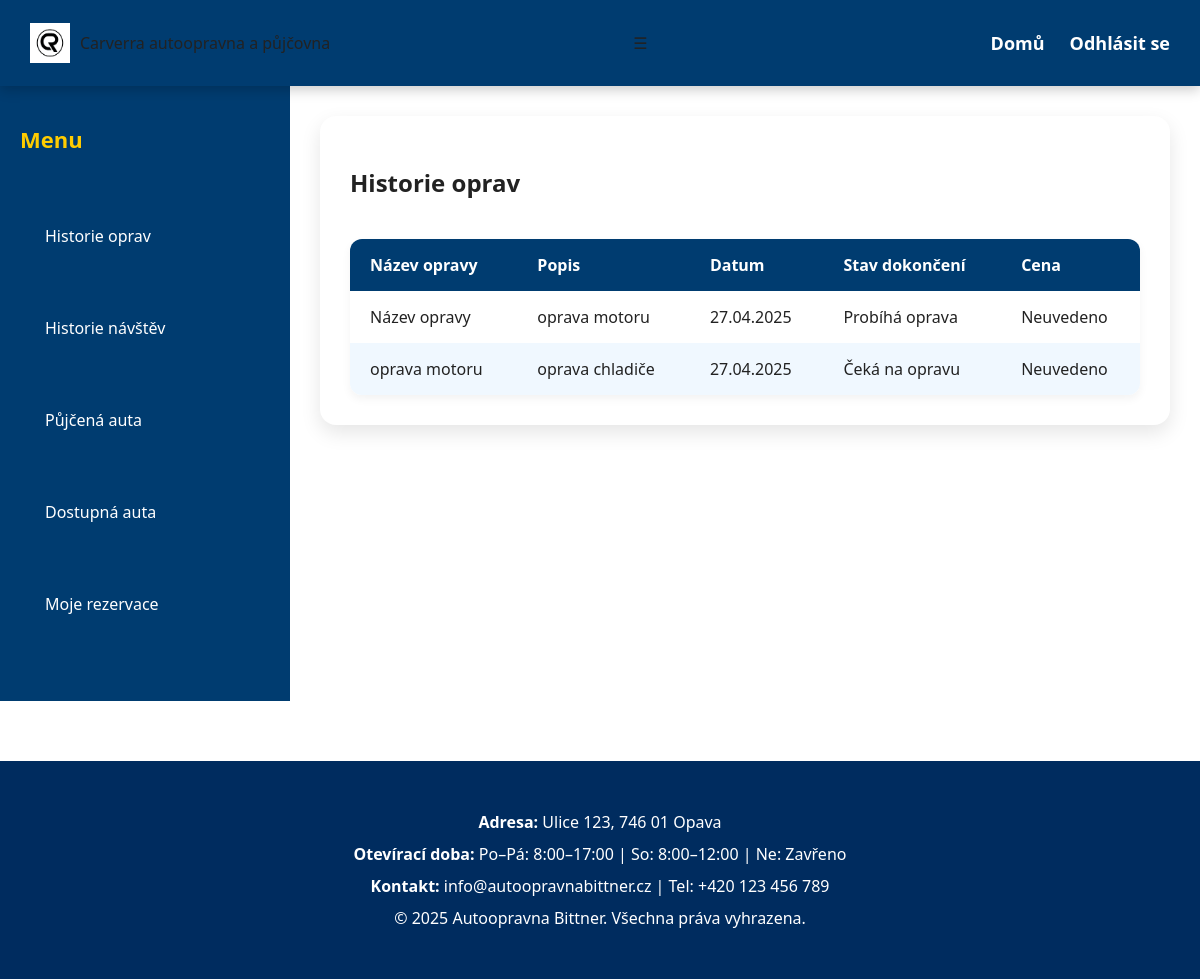
The page /dashboard/ (signed in) on the database its author committed.
### hlavni/models.py (models this page shows, shortened)
class Repair(models.Model):
    STATUS_CHOICES = [
        ('waiting', 'Čeká na opravu'),
        ('in_progress', 'Probíhá oprava'),
        ('completed', 'Dokončeno'),
    ]
    customer = models.ForeignKey(User, on_delete=models.CASCADE)
    title = models.CharField(max_length=255)
    description = models.TextField()
    status = models.CharField(max_length=20, choices=STATUS_CHOICES, default='waiting')
    created_at = models.DateTimeField(auto_now_add=True)

### hlavni/views.py (the view)
# urls.py: path('dashboard/', views.dashboard, name='dashboard'),
@login_required(login_url='login')
def dashboard(request):
    if request.user.is_superuser:
        return redirect('admin_dashboard')
    repairs = Repair.objects.filter(customer=request.user)
    reservations = RepairReservation.objects.filter(user=request.user)
    return render(request, 'hlavni/dashboard.html', {
        'repairs': repairs,
        'reservations': reservations
    })

### hlavni/templates/hlavni/dashboard.html (shortened to what this page needs)
{% load static %}
<!DOCTYPE html>
<html lang="cs">
<head>
  <link rel="stylesheet" href="{% static 'css/dashboard.css' %}">
</head>
<body>
  <nav class="navbar">
    <div class="logo">
      <img src="{% static 'img/CRlogo.png' %}" alt="Logo" class="logo-img">
    </div>
    <div class="menu-toggle" id="mobile-menu">&#9776;</div>
    <ul class="nav-links" id="nav-links">
      <li><a href="{% url 'index' %}">Domů</a></li>
      <li><a href="{% url 'logout' %}">Odhlásit se</a></li>
    </ul>
  </nav>
  <div class="dashboard-container" style="display: flex;">
    <aside class="sidebar">
      <h2>Menu</h2>
      <ul>
        <li><a href="#" onclick="showSection('opravy')" id="opravy-link">Historie oprav</a></li>
        <li><a href="#" onclick="showSection('navstevy')" id="navstevy-link">Historie návštěv</a></li>
        <li><a href="#" onclick="showSection('pujcky')" id="pujcky-link">Půjčená auta</a></li>
        <li><a href="#" onclick="showSection('dostupna')" id="dostupna-link">Dostupná auta</a></li>
        <li><a href="#" onclick="showSection('rezervace')" id="rezervace-link">Moje rezervace</a></li>
      </ul>
    </aside>
    <main class="dashboard-main" style="flex: 1; padding: 30px;">
      <section id="opravy" class="content-section">
        <div class="card">
          <h2>Historie oprav</h2>
          <table class="dashboard-table">
            <thead>
              <tr>
                <th>Název opravy</th>
                <th>Popis</th>
                <th>Datum</th>
                <th>Stav dokončení</th>
                <th>Cena</th>
              </tr>
            </thead>
            <tbody>
              {% for repair in repairs %}
              <tr>
                <td>{{ repair.title }}</td>
                <td>{{ repair.description }}</td>
                <td>{{ repair.created_at|date:"d.m.Y" }}</td>
                <td>
                  {% if repair.status == "waiting" %}
                    Čeká na opravu
                  {% elif repair.status == "in_progress" %}
                    Probíhá oprava
                  {% elif repair.status == "completed" %}
                    Dokončeno
                  {% endif %}
                </td>
                <td>{{ repair.price|default:"Neuvedeno" }}</td>
              </tr>
              {% empty %}
              <tr>
                <td colspan="5">Žádné opravy nenalezeny.</td>
              </tr>
              {% endfor %}
            </tbody>
          </table>
        </div>
      </section>
    </main>
  </div>
  <footer>
    <div class="footer-info">
      <p><strong>Adresa:</strong> Ulice 123, 746 01 Opava</p>
      <p><strong>Otevírací doba:</strong> Po–Pá: 8:00–17:00 | So: 8:00–12:00 | Ne: Zavřeno</p>
      <p><strong>Kontakt:</strong> info@autoopravnabittner.cz | Tel: +420 123 456 789</p>
      <p>&copy; 2025 Autoopravna Bittner. Všechna práva vyhrazena.</p>
    </div>
  </footer>
</body>
</html>

### hlavni/static/css/dashboard.css (style rules this page uses)
body { margin: 0; font-family: 'Segoe UI', Tahoma, Geneva, Verdana, sans-serif; background-color: #ffffff; color: #222; }
.navbar { display: flex; justify-content: space-between; align-items: center; background-color: #003c70; padding: 15px 30px; position: sticky; top: 0; z-index: 1000; box-shadow: 0 4px 12px rgba(0, 0, 0, 0.2); }
.logo { display: flex; align-items: center; }
.logo-img { width: 40px; height: 40px; margin-right: 10px; transition: transform 0.3s ease-in-out; }
.nav-links { list-style: none; display: flex; gap: 25px; }
.nav-links li a { color: white; text-decoration: none; font-weight: 600; font-size: large; position: relative; transition: color 0.3s ease; }
.nav-links li a::after { content: ''; position: absolute; bottom: -6px; left: 0; width: 0; height: 2px; background-color: white; transition: width 0.3s ease; }
.sidebar { width: 250px; background-color: #003c70; color: white; display: flex; flex-direction: column; padding: 20px; position: sticky; top: 0; height: auto; }
.sidebar h2 { font-size: 22px; margin-bottom: 20px; color: #ffcc00; }
.sidebar ul { list-style: none; padding: 0; }
.sidebar ul li { margin: 15px 0; cursor: pointer; padding: 10px; border-radius: 6px; transition: background-color 0.3s ease; }
.sidebar a { color: white; text-decoration: none; margin-bottom: 15px; display: block; font-weight: 500; transition: color 0.3s ease, background 0.3s ease; padding: 10px 15px; border-radius: 8px; }
.dashboard-table { width: 100%; border-collapse: collapse; margin-top: 40px; background: white; border-radius: 12px; overflow: hidden; box-shadow: 0 4px 10px rgba(0, 0, 0, 0.05); }
.dashboard-table th, .dashboard-table td { padding: 15px 20px; text-align: left; }
.dashboard-table th { background-color: #003c70; color: white; }
.dashboard-table tr:nth-child(even) { background-color: #f0f8ff; }
footer { background-color: #002c5f; color: #ffffff; text-align: center; padding: 40px 20px; margin-top: 60px; }
.footer-info p { margin: 10px 0; font-size: 16px; }
.content-section { display: none; }
.content-section:not(.hidden) { display: block; }
.card { background: #ffffff; border-radius: 16px; padding: 30px; box-shadow: 0 8px 20px rgba(0, 0, 0, 0.1); margin-bottom: 30px; }

### rows shown on the page
Repair: title "Název opravy", description "oprava motoru", created_at "27.04.2025", status "Probíhá oprava", price "Neuvedeno"
Repair: title "oprava motoru", description "oprava chladiče", created_at "27.04.2025", status "Čeká na opravu", price "Neuvedeno"
